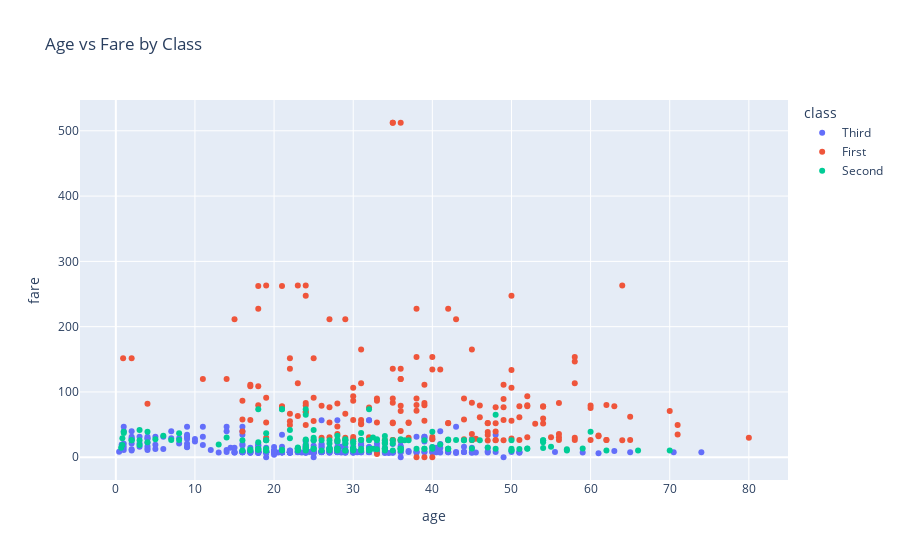

Notebook code for this chart:
### Code cell
fig=px.scatter(df, x='age', y='fare', color='class', title='Age vs Fare by Class')
fig.show()

### Figure 1 — Plotly figure (JSON) as saved in the notebook; plotly's stock layout.template omitted (floating-point values rounded to 4 significant figures; data arrays with more than 128 entries replaced by an {"elided": "..."} marker saying what was removed)
{"data": [{"hovertemplate": "class=Third<br>age=%{x}<br>fare=%{y}<extra></extra>", "legendgroup": "Third", "marker": {"color": "#636efa", "symbol": "circle"}, "mode": "markers", "name": "Third", "orientation": "v", "showlegend": true, "type": "scatter", "x": {"elided": "491 float values"}, "xaxis": "x", "y": {"elided": "491 float values"}, "yaxis": "y"}, {"hovertemplate": "class=First<br>age=%{x}<br>fare=%{y}<extra></extra>", "legendgroup": "First", "marker": {"color": "#EF553B", "symbol": "circle"}, "mode": "markers", "name": "First", "orientation": "v", "showlegend": true, "type": "scatter", "x": {"elided": "216 float values"}, "xaxis": "x", "y": {"elided": "216 float values"}, "yaxis": "y"}, {"hovertemplate": "class=Second<br>age=%{x}<br>fare=%{y}<extra></extra>", "legendgroup": "Second", "marker": {"color": "#00cc96", "symbol": "circle"}, "mode": "markers", "name": "Second", "orientation": "v", "showlegend": true, "type": "scatter", "x": {"elided": "184 float values"}, "xaxis": "x", "y": {"elided": "184 float values"}, "yaxis": "y"}], "layout": {"legend": {"title": {"text": "class"}, "tracegroupgap": 0}, "title": {"text": "Age vs Fare by Class"}, "xaxis": {"anchor": "y", "domain": [0, 1], "title": {"text": "age"}}, "yaxis": {"anchor": "x", "domain": [0, 1], "title": {"text": "fare"}}}}
